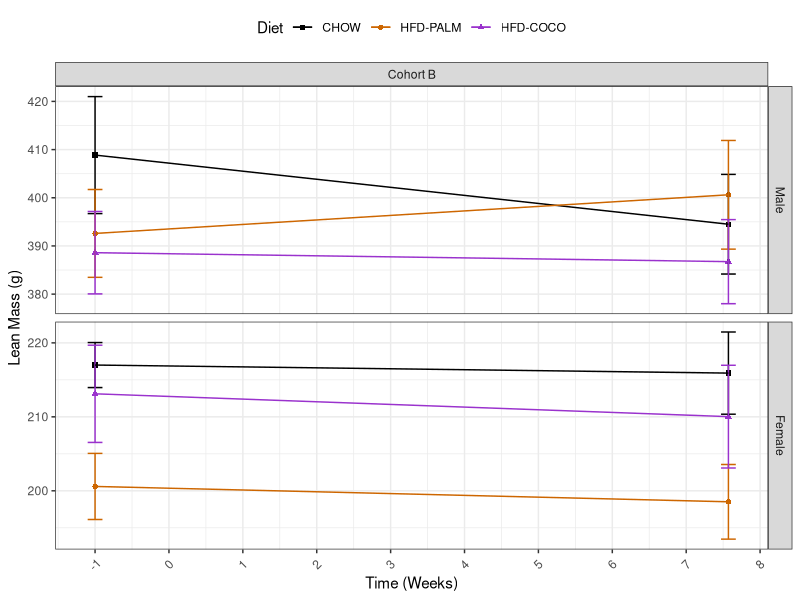
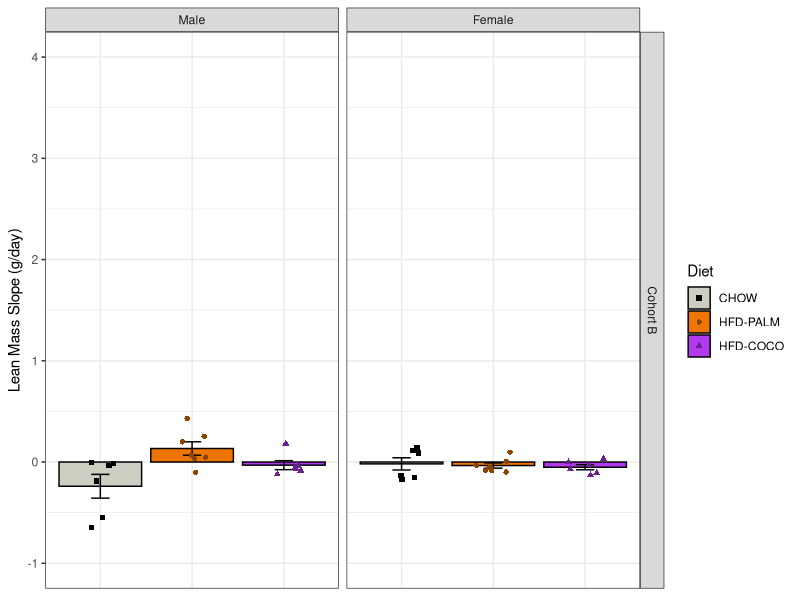
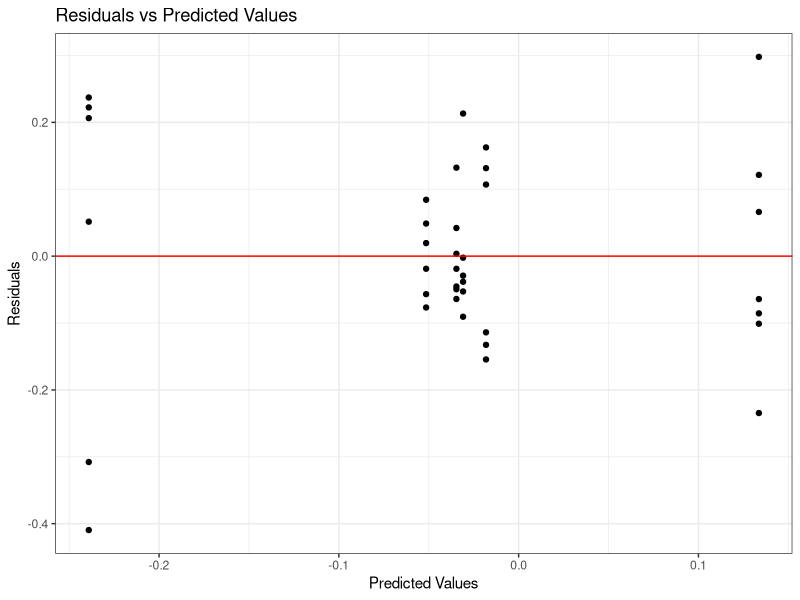
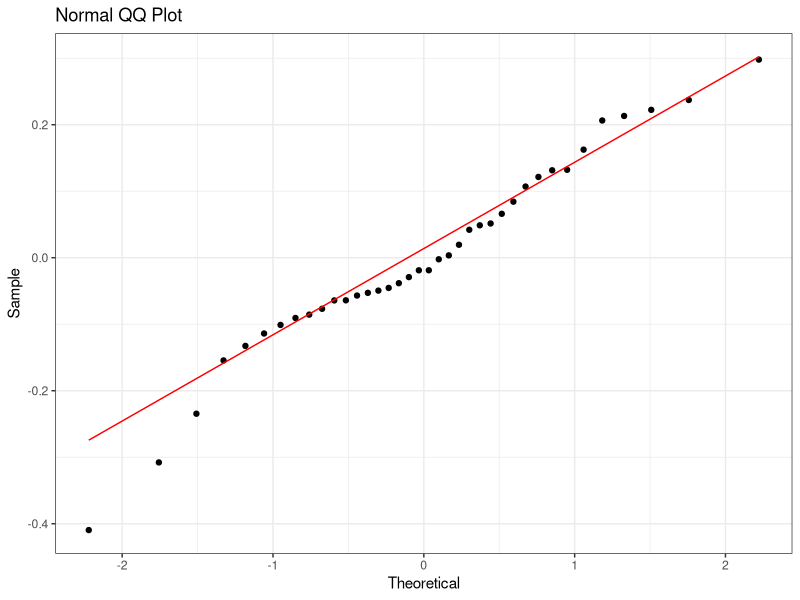

These figures' R source, in order:
## ---- chunk 1
#| label: load-packages
#| output: false

library("tidyverse")
## ---- chunk 2
#| label: session-info
sessionInfo()
## ---- chunk 3
#| label: mydata

# Create a dataframe
mydata <- 
  
  # Import the data
  read_csv(
    file ="data/experiment-3-statsdata.csv",
    show_col_types = FALSE
    ) |>
  
  # Select the variables of interest 
  # BW = body weigh
  select(id, cohort, sex, diet, LM_m7, LM_53) |>
  
  # Tidy data
  pivot_longer(
    cols = starts_with("LM"),
    names_to = "day",
    values_to = "lean_mass",
    values_drop_na = TRUE
    ) |>
  
  # Transform data
  mutate(
  
    # Recode categorical variables as factors
    id = factor(id),
    cohort = factor(
      cohort, 
      levels = c(0, 1),
      labels = c("Cohort A", "Cohort B")
    ),
    sex = factor(
      sex,
      levels = c(0, 1),
      labels = c("Male", "Female")
      ),
    diet = factor(
      diet,
      levels = c(0, 1, 2),
      labels = c("CHOW", "HFD-PALM", "HFD-COCO")
      ),
    
    # Recode sex using sum coding
    sex_sum = C(sex, sum),
    
    # Compute time in weeks
    day = parse_number(day),
    day = if_else(
      day == 7,
      -7, 
      53
      ),
    week = day/7,
    .before = lean_mass
    ) |>
  
  # Drop na values
  drop_na()

# View a summary of the data
summary(mydata)
## ---- chunk 4
#| label: line-plot

# Create a new plot
line_plot <-
  
  # Call the dataset
  mydata |>  
  
  # Plot each group's lean mass over time
  ggplot(
    aes(
      x = week, 
      y = lean_mass, 
      color = diet, 
      shape = diet
      )
    ) +
  
  # Facet by sex and cohort
  facet_grid(
    sex ~ cohort,
    scales = "free_y"
    ) + 
  
  # Plot the observed means as points
  stat_summary(
    fun = mean,
    geom = "point"
    ) +
  
  # Plot the observed standard errors as errorbars
  stat_summary(
    fun.data = mean_se,
    geom = "errorbar",
    width = 0.2
    ) +
  
  # Plot connecting lines
  stat_summary(
    fun = mean,
    geom = "line"
    ) +
  
  # Change color title and scale
  scale_color_manual(
    name = "Diet",
    values = c(
      "CHOW"      = "black",
      "HFD-PALM"  = "darkorange3",
      "HFD-COCO"  = "darkorchid3"
      )
    ) +
  
  # Change shape title and scale
  scale_shape_manual(
    name = "Diet",
    values = c(
      "CHOW"      = 15,
      "HFD-PALM"  = 16,
      "HFD-COCO"  = 17
      )
    ) +
  
  # Change y-axis title and scale
  labs(y = "Lean Mass (g)") +
  
  # Change x-axis title and scale
  scale_x_continuous(
    name = "Time (Weeks)",
    breaks = seq(from = -1, to = 8, by = 1)) +
  
  # Change overall plot theme
  theme_bw() + 
  
  # Rotate and adjust the x-axis tick labels
  theme(
    axis.text.x = element_text(
      angle = 45,
      vjust = 0.5,
      hjust = 0.5
      ),
    legend.position = "top"
    )

# Show the plot
line_plot
## ---- chunk 5
#| label: model-data

# Create a new data frame
model_data <-
  
  # Copy the original dataframe
  mydata |>

  # Compute each subject's lean mass slope
  group_by(id) |>
  mutate(
    lean_mass_slope = 
      (lean_mass - lag(lean_mass)) / (day - lag(day))
  ) |>
  ungroup() |> 
  
  # Select only the relevant columns
  select(
    id, cohort, sex, sex_sum, diet, lean_mass_slope
  ) |>
  
  # Drop na values
  drop_na(lean_mass_slope)

# Show a summary of the data
summary(model_data)
## ---- chunk 6
#| label: bar-plot

# Create a plot object
bar_plot <-
  
  # Call the dataset
  model_data |>  
  
  # Plot each group's lean mass slope
  ggplot(
    aes(
      x     = diet, 
      y     = lean_mass_slope, 
      color = diet, 
      fill  = diet,
      shape = diet
      )
    ) +
  
  # Facet by sex (rows)
  facet_grid(
    cohort ~ sex
    ) + 
  
  # Plot the observed means as points
  stat_summary(
    fun = mean,
    geom = "bar",
    color = "black",
    ) +
  
  # Plot the observed standard errors as errorbars
  stat_summary(
    fun.data = mean_se,
    geom = "errorbar",
    color = "black",
    width = 0.2
    ) +
  
  # Plot individual data points
  geom_point(
    position = position_jitter(
      width = 0.2
    )
  ) +
  
  # Change color title and scale
  scale_color_manual(
    name = "Diet",
    values = c(
      "CHOW"      = "black",
      "HFD-PALM"  = "darkorange4",
      "HFD-COCO"  = "darkorchid4"
      )
    ) +
  
  # Change fill title and scale
  scale_fill_manual(
    name = "Diet",
    values = c(
      "CHOW"     = "ivory3",
      "HFD-PALM" = "darkorange2",
      "HFD-COCO" = "darkorchid2"
      )
    ) +
  
  # Change shape title and scale
  scale_shape_manual(
    name = "Diet",
    values = c(
      "CHOW"      = 15,
      "HFD-PALM"  = 16,
      "HFD-COCO"  = 17
      )
    ) +
  
  # Change x-axis title
  labs(x = "Diet") +
  
  # Change y-axis title and scale
  scale_y_continuous(
    name = "Lean Mass Slope (g/day)",
    limits = c(-1, 4), 
    breaks = seq(from = -1, to =  4, by = 1)
  ) +
  
  # Change overall plot theme
  theme_bw() + 
  
 # Remove x-axis title, text, and tick labels
  theme(
    axis.title.x = element_blank(),
    axis.text.x  = element_blank(),
    axis.ticks.x = element_blank()
    )

# Show the plot
bar_plot
## ---- chunk 7
#| label: model

# Build the model
model <- lm(
  lean_mass_slope ~ sex_sum * diet, 
  data = model_data
  )
## ---- chunk 8
#| label: model-fits

# Add the fitted and residual values to the dataset
model_fits <- 
  model_data |>
  mutate(
    fits = c(fitted(model)),
    resids = c(residuals(model))
  )
## ---- chunk 9
#| label: residuals-plot

# Create a residuals plot to check for linearity and homoskedasticity
residuals_plot <-
  model_fits |>
  ggplot(
    aes(x = fits, y = resids)
  ) +
  
  # Plot individual data points
  geom_point() +
  
  # Plot a horizontal line at y = 0
  geom_hline(yintercept = 0, col = "red") + 
  
  # Change aesthetics
  labs(
    title = "Residuals vs Predicted Values",
    x = "Predicted Values",
    y = "Residuals"
  ) +
  theme_bw() 

# Show the plot
residuals_plot
## ---- chunk 10
#| label: qq-plot

# Create a QQ plot to check for normality
qq_plot <-
  model_fits |>
  ggplot(
    aes(sample = resids)
  ) +
  
  # Plot boxplots
  geom_qq() +
  geom_qq_line(col = "red") +
  
  # Change aesthestics
  labs(
    title = "Normal QQ Plot",
    x = "Theoretical",
    y = "Sample"
  ) +
  theme_bw() 

# Show the plot
qq_plot
## ---- chunk 11
# Perform omnibus tests
model |> anova()
## ---- chunk 12
# Produce summary output
model |> summary()
## ---- chunk 13
#| label: model-palm

# Relevel factors to change reference group to HFD-VS
data_palm <- 
  model_data |>
  mutate(
    diet = fct_relevel(diet, "HFD-PALM"), # relevel diet
  )

# Build the model
model_palm <- 
  model |>
  update(
    data = data_palm
  )

# Produce the summary output
model_palm |> summary()
